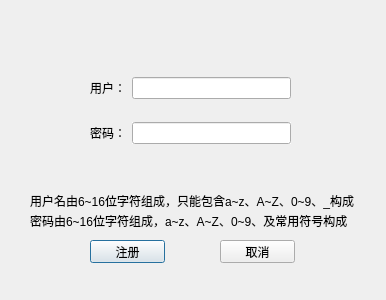
<?xml version="1.0" encoding="UTF-8"?>
<ui version="4.0">
 <class>dialog_sign</class>
 <widget class="QDialog" name="dialog_sign">
  <property name="windowModality">
   <enum>Qt::NonModal</enum>
  </property>
  <property name="geometry">
   <rect>
    <x>0</x>
    <y>0</y>
    <width>386</width>
    <height>300</height>
   </rect>
  </property>
  <property name="windowTitle">
   <string>注册</string>
  </property>
  <widget class="QPushButton" name="pushButton_sign">
   <property name="geometry">
    <rect>
     <x>90</x>
     <y>240</y>
     <width>75</width>
     <height>23</height>
    </rect>
   </property>
   <property name="text">
    <string>注册</string>
   </property>
  </widget>
  <widget class="QPushButton" name="pushButton_cancel">
   <property name="geometry">
    <rect>
     <x>220</x>
     <y>240</y>
     <width>75</width>
     <height>23</height>
    </rect>
   </property>
   <property name="text">
    <string>取消</string>
   </property>
  </widget>
  <widget class="QLabel" name="label_3">
   <property name="geometry">
    <rect>
     <x>30</x>
     <y>190</y>
     <width>361</width>
     <height>21</height>
    </rect>
   </property>
   <property name="text">
    <string>用户名由6~16位字符组成，只能包含a~z、A~Z、0~9、_构成</string>
   </property>
  </widget>
  <widget class="QLabel" name="label_4">
   <property name="geometry">
    <rect>
     <x>30</x>
     <y>210</y>
     <width>361</width>
     <height>21</height>
    </rect>
   </property>
   <property name="text">
    <string>密码由6~16位字符组成，a~z、A~Z、0~9、及常用符号构成</string>
   </property>
  </widget>
  <widget class="QWidget" name="layoutWidget">
   <property name="geometry">
    <rect>
     <x>90</x>
     <y>60</y>
     <width>201</width>
     <height>101</height>
    </rect>
   </property>
   <layout class="QGridLayout" name="gridLayout">
    <item row="0" column="0">
     <widget class="QLabel" name="label">
      <property name="text">
       <string>用户：</string>
      </property>
     </widget>
    </item>
    <item row="0" column="1">
     <widget class="QLineEdit" name="lineEdit_name"/>
    </item>
    <item row="1" column="0">
     <widget class="QLabel" name="label_2">
      <property name="text">
       <string>密码：</string>
      </property>
     </widget>
    </item>
    <item row="1" column="1">
     <widget class="QLineEdit" name="lineEdit_pswd">
      <property name="layoutDirection">
       <enum>Qt::RightToLeft</enum>
      </property>
      <property name="autoFillBackground">
       <bool>true</bool>
      </property>
     </widget>
    </item>
   </layout>
  </widget>
 </widget>
 <resources/>
 <connections/>
</ui>
